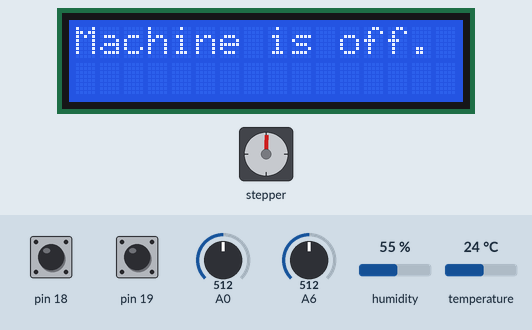
Recording of a sketch running on a simulated Arduino Uno, built with avr-gcc and run on an emulated ATmega328P. On the bench: 16×2 character LCD, stepper motor. The inputs (shaded band) are chosen by the test bench; at power-on: pin 18 HIGH, A0 = 512, A6 = 512, pin 19 HIGH, humidity 55 %, temperature 24 °C. The local clock reads 2024-03-15 10:24:30 at power-on unless the sketch sets it; stepper angles assume 2048 steps per turn; what the sketch prints to the serial monitor is not drawn.

Above: at 1.2 s.
1.3 s: pin 18 pulled LOW for 1 s
At 2.6 s:
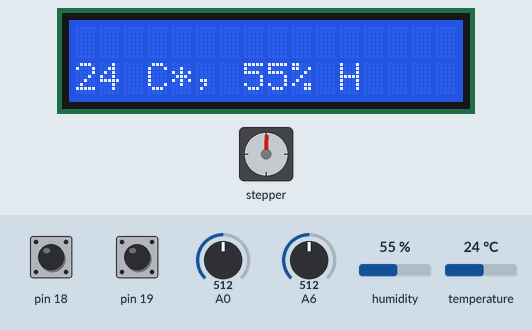
3.8 s: A0 set to 111
5.3 s: A0 set to 94
At 6.3 s:
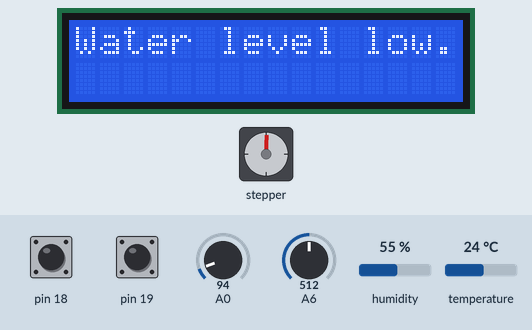
7.0 s: pin 18 pulled LOW for 0.15 s
At 7.7 s:
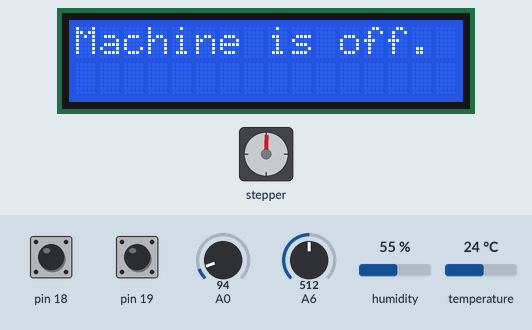
8.6 s: A6 set to 716
At 9.4 s:
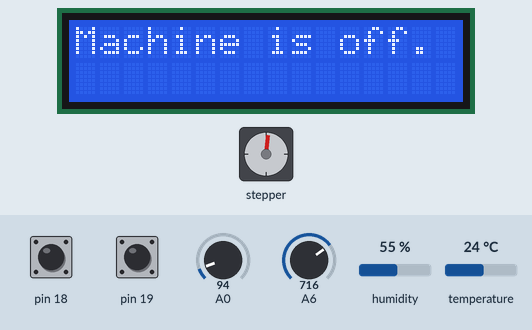
10.2 s: A6 set to 992
At 11.2 s:
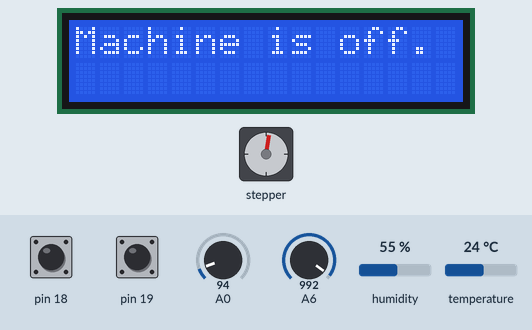
Timing chart, 0 to 12.8 s (numbered marks = the images above; inputs shaded):
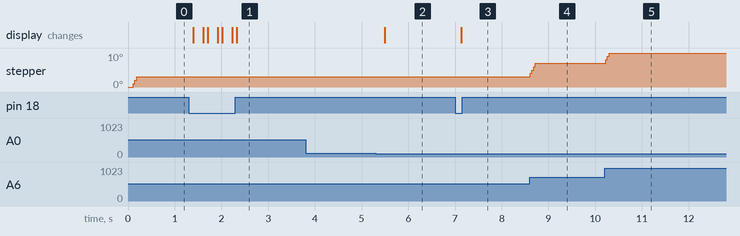

The sketch:

FINAL.ino
```cpp
//const int Enable12 = 5;  // PWM pin to L293D's EN12 (pin 1)
//const int Driver1A = 4;  // To L293D's 1A (pin 2)
//const int Driver2A = 3;  // To L293D's 2A (pin 7)
//


//Include header files
#include <SimpleDHT.h>
#include <LiquidCrystal.h>
#include <Stepper.h>
#include <RTClib.h>

//steps per revolution
#define STEPS 32
#define RDA 0x80
#define TBE 0x20


//my_delay
volatile unsigned char *myTCCR1A = (unsigned char *) 0x80;
volatile unsigned char *myTCCR1B = (unsigned char *) 0x81;
volatile unsigned char *myTCCR1C = (unsigned char *) 0x82;
volatile unsigned char *myTIMSK1 = (unsigned char *) 0x6F;
volatile unsigned int  *myTCNT1  = (unsigned  int *) 0x84;
volatile unsigned char *myTIFR1 =  (unsigned char *) 0x36;

//Pointers for start/stop buttons and
volatile unsigned char* port_c = (unsigned char*) 0x28;
volatile unsigned char* ddr_c  = (unsigned char*) 0x27;
volatile unsigned char* pin_c  = (unsigned char*) 0x26;

//Pointers for UART
volatile unsigned char *myUCSR0A = (unsigned char *)0x00C0;
volatile unsigned char *myUCSR0B = (unsigned char *)0x00C1;
volatile unsigned char *myUCSR0C = (unsigned char *)0x00C2;
volatile unsigned int  *myUBRR0  = (unsigned int *) 0x00C4;
volatile unsigned char *myUDR0   = (unsigned char *)0x00C6;

//Pointers for ADC
volatile unsigned char* my_ADMUX   = (unsigned char*) 0x7C;
volatile unsigned char* my_ADCSRB  = (unsigned char*) 0x7B;
volatile unsigned char* my_ADCSRA  = (unsigned char*) 0x7A;
volatile unsigned int* my_ADC_DATA = (unsigned int*) 0x78;

//dc motor
const int Enable12 = 5;//PWM pin to L293D's EN12 (pin 1)
const int Driver1A = 4;//To L293D's 1A (pin 2)
const int Driver2A = 3;//To L293D's 2A (pin 7)

//start/stop and reset button code -
//Pointers for LEDs
volatile unsigned char *port_b = (unsigned char *)0x25;
volatile unsigned char *ddr_b  = (unsigned char *)0x24;
volatile unsigned char *pin_b  = (unsigned char *)0x23;

//reset button code

//volatile unsigned char *port_e = (unsigned char *)0x2E;
//volatile unsigned char *ddr_e = (unsigned char *)0x2D;
//volatile unsigned char *pin_e  = (unsigned char *)0x2C;

//LED's
volatile unsigned char *port_l = (unsigned char *)0x10B;
volatile unsigned char *ddr_l  = (unsigned char *)0x10A;
volatile unsigned char *pin_l  = (unsigned char *)0x109;

//DC Fan motor
volatile unsigned char* port_g = (unsigned char*) 0x34;
volatile unsigned char* ddr_g  = (unsigned char*) 0x33;
volatile unsigned char* pin_g  = (unsigned char*) 0x32;

//Fan States
#define fanOn 0x20
#define fanOff 0x00

int start_button_presses = 0;
bool reset_button = false;
bool start_button = false;
//bool stop = false

int waterThreshold = 100;
int tempThresholdRToI = 21; //running to idle
int tempThresholdIToR = 21; //idle to running


int Pval = 0;
int potentiometerVal = 0;
int adc_id = 0;
int HistoryValue = 0;
char printBuffer[128];

LiquidCrystal lcd(7, 8, 9, 10, 11, 12);

Stepper stepMotor(STEPS, 22, 24, 23, 25);

// for DHT11,
//      VCC: 5V or 3V
//      GND: GND
//      DATA: 2

int pinDHT11 = 2;
SimpleDHT11 dht11(pinDHT11);

//states and interrupts
volatile int state = 0; //starting disabled
volatile int previousState = 0;

//interrupts
volatile unsigned char *mySREG = (unsigned char *)0x5F;
volatile unsigned char *myEICRA = (unsigned char *)0x69;
volatile unsigned char *myEIMSK = (unsigned char *)0x3D;

unsigned int waterLevel = 0;
//unsigned int temperature = 0;
byte temperature = 0;
byte humidity = 0;

RTC_DS1307 rtc; //initialize RTC clock

void setup() {
  lcd.begin(16,2);
  lcd.print("Machine is off.");
  //lcd.print("hello world"); - test
  Serial.begin(9600);

  U0init(9600);
  // setup the ADC
  adc_init();

  stepMotor.setSpeed(300);

  //set PB4 to INPUT
  *ddr_b &= 0xEF;

  *ddr_l |= 0b01110000;


  Serial.begin(9600);


  *port_l &= 0b11110000; // set leds to be off by default
  *port_l |= 0b00000001; // set except yellow :)

  //set PC4/5 to INPUT
 *ddr_c &= 0b11001111;
 // enable the pullup resistor on PB4/5
 *port_c |= 0b00110000;

  *myEICRA |= 0b10100000; // falling edge mode for interrupt 2/3
  *myEICRA &= 0b10101111; // falling edge mode for interrupt 2/3
  *myEIMSK |= 0b00001100; // turn on interrupt 2/3
  *mySREG |= 0b10000000;  // turn on global interrupt


  if(!rtc.begin()){ //check
    char printarray[21] = "Unable to locate RTC";
    for(int i = 0;i < 21;i++)
    {
      U0putchar(printarray[i]);
    }
  }
    //lcd.setCursor(5, 1);


}

void loop(){
  //lcd.print("Hello world!");
  //when not in error - constantly running
  waterLevel = adc_read(8);

  dht11.read(&temperature, &humidity, NULL);

   if(!(*pin_c & 0b00100000) && state == 3)
 {

   state = 1;
   displayStateLight();
 }

 if(!(*pin_c & 0b00010000) )
 {

   start_button_presses++;
   if((start_button_presses % 2 == 0) && (state != 0)){ //stop press
      if(state == 2){
        motorCTRL(false);
      }
      state = 0;
         displayStateLight();
      //start_button_presses++;
    }
    else if ((start_button_presses % 2 == 1) && (state == 0)){ // start press
      state = 1;
      //start_button_presses++;
         displayStateLight();

    }
    else{
      start_button_presses--;
    }
  //interrupt
  *mySREG &= 0b01111111; // turn off global interrupt
  my_delay(100);
  *mySREG |= 0b10000000;  // turn on global interrupt
 }


  if(state != 3){
    potentiometerVal = map(adc_read(6),0,1024,0,500);
    if(potentiometerVal != Pval){

      if(potentiometerVal > Pval){
        stepMotor.step(20);

      }
      if(potentiometerVal < Pval){
        stepMotor.step(-20);

      }
      Pval = potentiometerVal;
    }
  }
  if(state == 1 || state == 2){
    //not disabled or error
    displayTempHumidity(temperature, humidity);
  }

  //interrupts
  *mySREG &= 0b01111111; // turn off global interrupt
  my_delay(100);
  *mySREG |= 0b10000000;  // turn on global interrupt

  //when states happen
  if((waterLevel < waterThreshold) && (state != 0) && (state != 3)){// water level low, not disabeled, not in error
    if(state == 2){
      motorCTRL(false);
    }
    state = 3;
       displayStateLight();
  }

  if(( (int)tempThresholdIToR < (int)temperature ) && (state == 1)){// if temp is high and state is idle
    state = 2; // set state to enabled
       displayStateLight();
  }

  if((int)temperature <= tempThresholdRToI && state == 2){
    motorCTRL(false);
    state = 1;
       displayStateLight();
  }

//  if()


  //state switches
  switch(state){
    case 0://disabled
      //machine off
      if(previousState != 0){
        previousState = 0;
        char printarray[23] = "Machine turned off at ";
        for(int i = 0; i < 23; i++){
          U0putchar(printarray[i]);
        }
        RTCtime();
        U0putchar('.');
        U0putchar('\n');
         my_delay(500);
        //turn on yellow LEDs and turn off others
        //*port_b &= 0b11111100; //sensors off
        *port_l &= 0b11110000; // set leds to be off by default
        *port_l |= 0b00000001; // set except yellow :)

        lcd.setCursor(0, 0);
        lcd.begin(16,2);
        lcd.print("Machine is off. ");
        lcd.setCursor(0, 1);
        //lcd.print("                ");

      }
      break;
    case 1://idle
      if(previousState != 1){
        previousState = 1;
        char printarray[18] = "Machine idled at ";
        for(int i = 0; i < 18; i++){
          U0putchar(printarray[i]);
        }
        RTCtime();
        U0putchar('.');
        U0putchar('\n');
        my_delay(500);
        //turn on green led and turn off others
        *port_l &= 0b11110010; //others off
        *port_l |= 0b00000010; //green on
        //Serial.println("turn fan on");
        //turn off fan

      }
      break;
    case 2: //running
      if(previousState != 2){
        previousState = 2;
        char printarray[20] = "Machine enabled at ";
        for(int i = 0; i < 20; i++){
          U0putchar(printarray[i]);
        }
        RTCtime();
        U0putchar('.');
        U0putchar('\n');

        motorCTRL(true);
         my_delay(500);
        //turn on blue light and others off
        *port_l &= 0b11110100; //others off
        *port_l |= 0b00000100;//Blue on

      }
      break;
    case 3: //error
      if(previousState != 3){
        previousState = 3;
        char printarray[18] = "Machine error at ";
        for(int i = 0; i < 18; i++){
          U0putchar(printarray[i]);
        }
        RTCtime();
        U0putchar('.');
        U0putchar('\n');
        //turn off fan
         my_delay(500);
        //turn on red light and others off
        *port_l &= 0b11111000; //others off
        *port_l |= 0b00001000; //red on
        Serial.println("Red on");
      }
      lcd.setCursor(0, 0);
      lcd.print("Water level low.");
      lcd.setCursor(0, 1);
      lcd.print("                ");

      //press stop button to exit error
      //delay(2000);

      //state = 0; //displays to lcd & turns on red led, delays then stops and goes to disabled
      break;
  }

  *mySREG &= 0b01111111; // turn off global interrupt
  my_delay(100);
  *mySREG |= 0b10000000;  // turn on global interrupt


    int waterLevel = adc_read(0);

  //if water level changes -> print
    if(((HistoryValue>= waterLevel) && ((HistoryValue - waterLevel) > 10)) || ((HistoryValue<waterLevel) && ((waterLevel - HistoryValue) > 10))){
      sprintf(printBuffer,"ADC%d level is %d\n",adc_id, waterLevel);
      Serial.print(printBuffer);
      HistoryValue = waterLevel;
    }

  Serial.println(Pval); //for debugging
  // DHT11 sampling rate is 1HZ.

}


void adc_init(){
  // setup the A register
  *my_ADCSRA |= 0b10000000; // set bit   7 to 1 to enable the ADC
  *my_ADCSRA &= 0b11011111; // clear bit 6 to 0 to disable the ADC trigger mode
  *my_ADCSRA &= 0b11110111; // clear bit 5 to 0 to disable the ADC interrupt
  *my_ADCSRA &= 0b11111000; // clear bit 0-2 to 0 to set prescaler selection to slow reading
  // setup the B register
  *my_ADCSRB &= 0b11110111; // clear bit 3 to 0 to reset the channel and gain bits
  *my_ADCSRB &= 0b11111000; // clear bit 2-0 to 0 to set free running mode
  // setup the MUX Register
  *my_ADMUX  &= 0b01111111; // clear bit 7 to 0 for AVCC analog reference
  *my_ADMUX  |= 0b01000000; // set bit   6 to 1 for AVCC analog reference
  *my_ADMUX  &= 0b11011111; // clear bit 5 to 0 for right adjust result
  *my_ADMUX  &= 0b11100000; // clear bit 4-0 to 0 to reset the channel and gain bits
}

unsigned int adc_read(unsigned char adc_channel_num){
  // clear the channel selection bits (MUX 4:0)
  *my_ADMUX  &= 0b11100000;
  // clear the channel selection bits (MUX 5)
  *my_ADCSRB &= 0b11110111;
  // set the channel number
  if(adc_channel_num > 7){
    // set the channel selection bits, but remove the most significant bit (bit 3)
    adc_channel_num -= 8;
    // set MUX bit 5
    *my_ADCSRB |= 0b00001000;
  }
  // set the channel selection bits
  *my_ADMUX  += adc_channel_num;
  // set bit 6 of ADCSRA to 1 to start a conversion
  *my_ADCSRA |= 0x40;
  // wait for the conversion to complete
  while((*my_ADCSRA & 0x40) != 0);
  // return the result in the ADC data register
  return *my_ADC_DATA;
}

void U0init(int U0baud){
 unsigned long FCPU = 16000000;
 unsigned int tbaud;
 tbaud = (FCPU / 16 / U0baud - 1);
 // Same as (FCPU / (16 * U0baud)) - 1;
 *myUCSR0A = 0x20;
 *myUCSR0B = 0x18;
 *myUCSR0C = 0x06;
 *myUBRR0  = tbaud;
}
unsigned char U0kbhit(){
  return *myUCSR0A & RDA;
}
unsigned char U0getchar(){
  return *myUDR0;
}
void U0putchar(unsigned char U0pdata){
  while((*myUCSR0A & TBE)==0);
  *myUDR0 = U0pdata;
}


void motorCTRL(bool on){
  if(on == true){
    *port_l |= 0b0101000;
    }
  else{
    *port_l &= 0b00001111;
    }

  my_delay(500);

}

void displayTempHumidity(byte temperature, byte humidity){
    lcd.begin(16,2);
    lcd.setCursor(0, 1);
//not neccesary
//    int err = SimpleDHTErrSuccess;
//    if((err = dht11.read(&temperature, &humidity, NULL)) != SimpleDHTErrSuccess){
//      Serial.print("Read DHT11 failed, err="); Serial.print(SimpleDHTErrCode(err));
//      Serial.print(","); Serial.println(SimpleDHTErrDuration(err)); delay(1000);
//      return;
//    }
    lcd.print((int)temperature); lcd.print(" C*, ");
    lcd.print((int)humidity); lcd.print("% H");
  }

void RTCtime(){
  DateTime now = rtc.now();
  int year = now.year();
  int month = now.month();
  int day = now.day();
  int hour = now.hour();
  int minute = now.minute();
  int second = now.second();
  char time[24] = {
    'a',
    't',
    ' ',
    hour / 10 + '0',
    hour % 10 + '0',
    ':',
    minute / 10 + '0',
    minute % 10 + '0',
    ':',
    second / 10 + '0',
    second % 10 + '0',
    'o',
    'n',
    month / 10 + '0',
    month % 10 + '0',
    '/',
    day / 10 + '0',
    day % 10 + '0',
    '/',
    (year / 1000) + '0',
    (year % 1000 / 100) + '0',
    (year % 100 / 10) + '0',
    (year % 10) + '0',
  };
  for (int i = 0; i < 23; i++)
  {
    U0putchar(time[i]);
  }
}


void displayStateLight(){
 switch(state){
  case 0:
    *port_l &= 0b11110000; // set leds to be off by default
    *port_l |= 0b00000001; // set except yellow :)

    break;
 case 1:
   *port_l &= 0b11110010; //others off
   *port_l |= 0b00000010; //green on

    break;
 case 2:
    *port_l &= 0b11110100; //others off
     *port_l |= 0b00000100;//Blue on

    break;
 case 3:
   *port_l &= 0b11111000; //others off
   *port_l |= 0b00001000; //red on
    break;


  }
  my_delay(1000);


}


void my_delay(unsigned int freq)
{
 // calc period
 double period = 1.0/double(freq);
 // 50% duty cycle
 double half_period = period/ 2.0f;
 // clock period def
 double clk_period = 0.0000000625;
 // calc ticks
 unsigned int ticks = half_period / clk_period;
 // stop the timer
 *myTCCR1B &= 0xF8;
 // set the counts
 *myTCNT1 = (unsigned int) (65536 - ticks);
 // start the timer
 * myTCCR1B |= 0b00000001;
 // wait for overflow
 while((*myTIFR1 & 0x01)==0); // 0b 0000 0000
 // stop the timer
 *myTCCR1B &= 0xF8;   // 0b 0000 0000
 // reset TOV
 *myTIFR1 |= 0x01;
}
```

Measured:
- the behaviour switches between 100 and 99 on A0 (found by bisection; images 1 and 2)
- after the input at 1.3 s, the display: changes after 0.10 s (image 1)
- after the input at 3.8 s, every drawn part: stays the same
- after the input at 5.3 s, the display: changes after 0.20 s (image 2)
- after the input at 7.0 s, the display: changes after 0.14 s (image 3)
